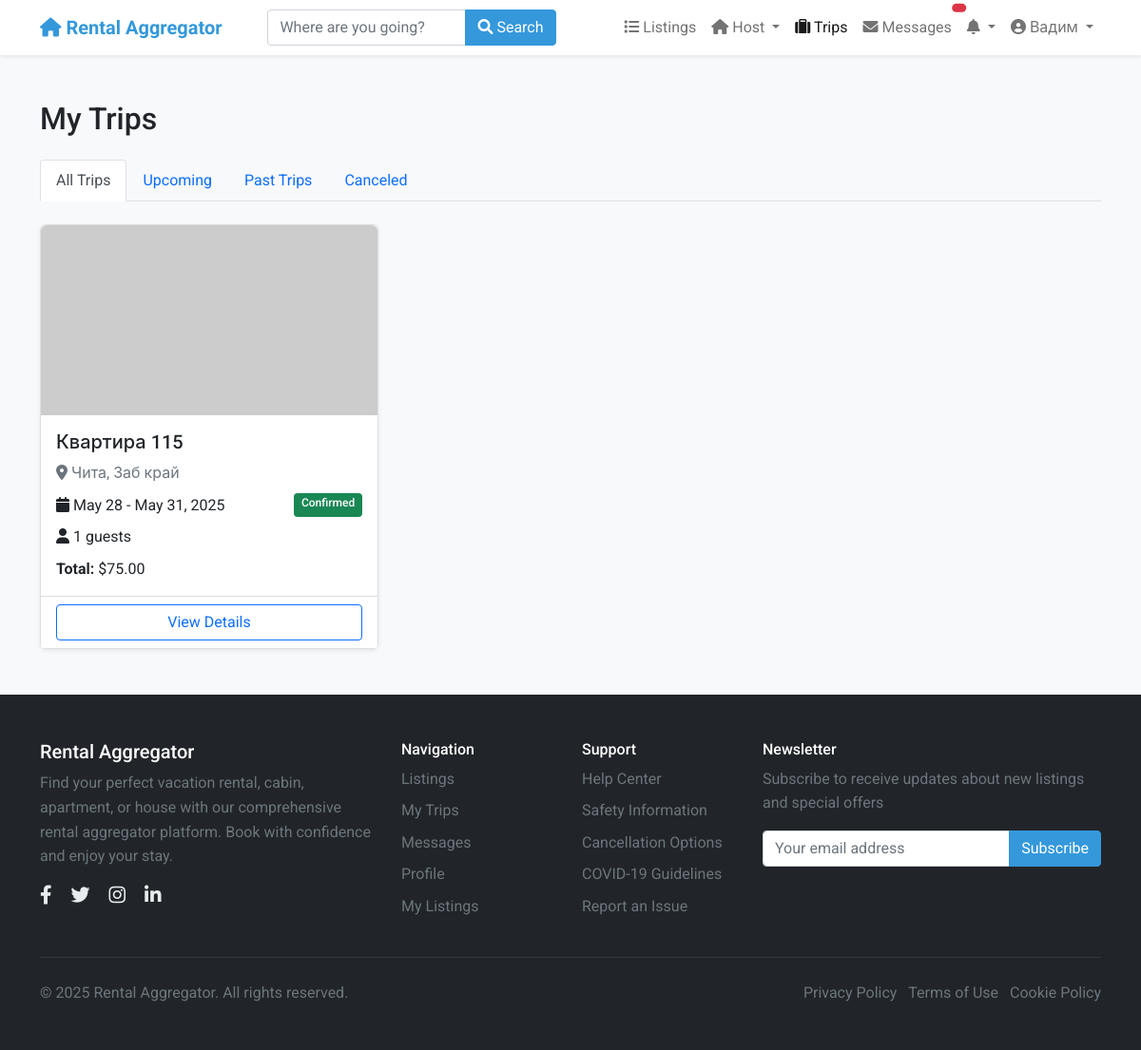
The page /listings/my-bookings/ (signed in) on the database its author committed.
### users/models.py (models this page shows, shortened)
class User(AbstractUser):
    phone_number = models.CharField(_("Phone number"), max_length=20, blank=True)
    profile_picture = models.URLField(_("Profile picture URL"), blank=True)
    bio = models.TextField(_("Bio"), blank=True)
    is_phone_verified = models.BooleanField(_("Phone verified"), default=False)
    is_id_verified = models.BooleanField(_("ID verified"), default=False)
    is_host = models.BooleanField(_("Is host"), default=False)
    is_guest = models.BooleanField(_("Is guest"), default=True)
    ROLE_CHOICES = [
        ('user', _('Regular User')),
        ('host', _('Host')),
        ('moderator', _('Moderator')),
        ('admin', _('Administrator')),
    ]
    role = models.CharField(_("Role"), max_length=20, choices=ROLE_CHOICES, default='user')
    email_notifications = models.BooleanField(_("Email notifications"), default=True)
    sms_notifications = models.BooleanField(_("SMS notifications"), default=False)
    date_joined = models.DateTimeField(_("Date joined"), auto_now_add=True)
    last_updated = models.DateTimeField(_("Last updated"), auto_now=True)
    class Meta:
        verbose_name = _("User")
        verbose_name_plural = _("Users")

### listings/models.py (models this page shows, shortened)
class Booking(models.Model):
    STATUS_CHOICES = [
        ('pending', _('Pending')),
        ('confirmed', _('Confirmed')),
        ('canceled', _('Canceled')),
        ('completed', _('Completed')),
    ]
    start_date = models.DateField(_("Check-in date"))
    end_date = models.DateField(_("Check-out date"))
    guests = models.PositiveSmallIntegerField(_("Number of guests"))
    status = models.CharField(_("Status"), max_length=20, choices=STATUS_CHOICES, default='pending')
    base_price = models.DecimalField(_("Base price"), max_digits=10, decimal_places=2)
    cleaning_fee = models.DecimalField(_("Cleaning fee"), max_digits=10, decimal_places=2)
    service_fee = models.DecimalField(_("Service fee"), max_digits=10, decimal_places=2)
    total_price = models.DecimalField(_("Total price"), max_digits=10, decimal_places=2)
    special_requests = models.TextField(_("Special requests"), blank=True)
    listing = models.ForeignKey(
        Listing,
        on_delete=models.CASCADE,
        related_name='bookings'
    )
    guest = models.ForeignKey(
        settings.AUTH_USER_MODEL,
        on_delete=models.CASCADE,
        related_name='bookings'
    )
    booking_reference = models.UUIDField(_("Booking reference"), default=uuid.uuid4, editable=False, unique=True)
    created_at = models.DateTimeField(_("Created at"), auto_now_add=True)
    updated_at = models.DateTimeField(_("Updated at"), auto_now=True)
    class Meta:
        verbose_name = _("Booking")
        verbose_name_plural = _("Bookings")
        ordering = ['-created_at']

class Listing(models.Model):
    title = models.CharField(_("Title"), max_length=100)
    description = models.TextField(_("Description"))
    address = models.CharField(_("Address"), max_length=255)
    city = models.CharField(_("City"), max_length=100)
    state = models.CharField(_("State/Province"), max_length=100)
    country = models.CharField(_("Country"), max_length=100)
    zip_code = models.CharField(_("ZIP/Postal Code"), max_length=20)
    latitude = models.DecimalField(_("Latitude"), max_digits=10, decimal_places=7, null=True, blank=True)
    longitude = models.DecimalField(_("Longitude"), max_digits=10, decimal_places=7, null=True, blank=True)
    price_per_night = models.DecimalField(_("Price per night"), max_digits=10, decimal_places=2)
    cleaning_fee = models.DecimalField(_("Cleaning fee"), max_digits=10, decimal_places=2, default=0)
    service_fee = models.DecimalField(_("Service fee"), max_digits=10, decimal_places=2, default=0)
    bedrooms = models.PositiveSmallIntegerField(_("Bedrooms"))
    bathrooms = models.DecimalField(_("Bathrooms"), max_digits=3, decimal_places=1)
    accommodates = models.PositiveSmallIntegerField(_("Accommodates"))
    property_type = models.CharField(_("Property type"), max_length=50)
    image_urls = models.JSONField(_("Image URLs"), default=list, null=True, blank=True)
    amenities = models.JSONField(_("Amenities"), default=list)
    house_rules = models.TextField(_("House rules"), blank=True)
    check_in_time = models.TimeField(_("Check-in time"), null=True, blank=True)
    check_out_time = models.TimeField(_("Check-out time"), null=True, blank=True)
    minimum_nights = models.PositiveSmallIntegerField(_("Minimum nights"), default=1)
    maximum_nights = models.PositiveSmallIntegerField(_("Maximum nights"), default=30)
    is_active = models.BooleanField(_("Is active"), default=True)
    is_approved = models.BooleanField(_("Is approved"), default=False)
    host = models.ForeignKey(
        settings.AUTH_USER_MODEL,
        on_delete=models.CASCADE,
        related_name='listings'
    )
    created_at = models.DateTimeField(_("Created at"), auto_now_add=True)
    updated_at = models.DateTimeField(_("Updated at"), auto_now=True)
    class Meta:
        verbose_name = _("Listing")
        verbose_name_plural = _("Listings")
        ordering = ['-created_at', '-id']
        ordering = ['-created_at']
    @property
    def main_image_url(self):
        if self.image_urls and len(self.image_urls) > 0:
            return self.image_urls[0]
        return "https://via.placeholder.com/800x600.png?text=No+Image+Available"

### listings/views.py (the view)
# urls.py: path('my-bookings/', views.user_bookings, name='user_bookings'),
@login_required
def user_bookings(request):
    bookings = Booking.objects.filter(guest=request.user).select_related('listing')
    status = request.GET.get('status')
    if status and status in [choice[0] for choice in Booking.STATUS_CHOICES]:
        bookings = bookings.filter(status=status)
    return render(request, 'listings/user_bookings.html', {
        'bookings': bookings,
        'status_choices': Booking.STATUS_CHOICES,
        'current_status': status
    })

### listings/templates/listings/user_bookings.html (shortened to what this page needs)
{% extends 'base.html' %}
{% load static %}
{% block content %}
<div class="container py-4">
    <div class="row">
        <div class="col-12">
            <h2 class="mb-4">My Trips</h2>
            <ul class="nav nav-tabs mb-4">
                <li class="nav-item">
                    <a class="nav-link {% if not current_status %}active{% endif %}" href="{% url 'listings:user_bookings' %}">
                        All Trips
                    </a>
                </li>
                <li class="nav-item">
                    <a class="nav-link {% if current_status == 'upcoming' %}active{% endif %}" href="{% url 'listings:user_bookings' %}?status=upcoming">
                        Upcoming
                    </a>
                </li>
                <li class="nav-item">
                    <a class="nav-link {% if current_status == 'completed' %}active{% endif %}" href="{% url 'listings:user_bookings' %}?status=completed">
                        Past Trips
                    </a>
                </li>
                <li class="nav-item">
                    <a class="nav-link {% if current_status == 'canceled' %}active{% endif %}" href="{% url 'listings:user_bookings' %}?status=canceled">
                        Canceled
                    </a>
                </li>
            </ul>
            {% if bookings %}
                <div class="row row-cols-1 row-cols-md-2 row-cols-lg-3 g-4">
                    {% for booking in bookings %}
                    <div class="col">
                        <div class="card h-100 shadow-sm">
                            <img src="{{ booking.listing.main_image_url }}" class="card-img-top" alt="{{ booking.listing.title }}">
                            <div class="card-body">
                                <h5 class="card-title">{{ booking.listing.title }}</h5>
                                <p class="card-text text-muted mb-2">
                                    <i class="fas fa-map-marker-alt"></i> {{ booking.listing.city }}, {{ booking.listing.state }}
                                </p>
                                <div class="d-flex justify-content-between mb-2">
                                    <span>
                                        <i class="fas fa-calendar"></i> {{ booking.start_date|date:"M d" }} - {{ booking.end_date|date:"M d, Y" }}
                                    </span>
                                    <span class="badge {% if booking.status == 'confirmed' %}bg-success{% elif booking.status == 'pending' %}bg-warning text-dark{% elif booking.status == 'canceled' %}bg-danger{% elif booking.status == 'completed' %}bg-secondary{% endif %}">
                                        {{ booking.get_status_display }}
                                    </span>
                                </div>
                                <p class="card-text mb-2">
                                    <i class="fas fa-user"></i> {{ booking.guests }} guests
                                </p>
                                <p class="card-text">
                                    <strong>Total:</strong> ${{ booking.total_price }}
                                </p>
                            </div>
                            <div class="card-footer bg-white">
                                <div class="d-grid">
                                    <a href="{% url 'listings:booking_detail' reference=booking.booking_reference %}" class="btn btn-outline-primary">
                                        View Details
                                    </a>
                                </div>
                            </div>
                        </div>
                    </div>
                    {% endfor %}
                </div>
            {% endif %}
        </div>
    </div>
</div>
{% endblock %}

### templates/includes/navbar.html (shortened to what this page needs)
<nav class="navbar navbar-expand-lg navbar-light bg-white shadow-sm">
    <div class="container">
        <a class="navbar-brand" href="{% url 'home' %}">
            <i class="fas fa-home"></i> Rental Aggregator
        </a>
        <div class="collapse navbar-collapse" id="navbarSupportedContent">
            <form class="d-flex mx-auto my-2 my-lg-0" action="{% url 'listings:listing_list' %}" method="get">
                <div class="input-group">
                    <input class="form-control" type="search" name="location" placeholder="Where are you going?"
                           aria-label="Search" value="{{ request.GET.location|default:'' }}">
                    <button class="btn btn-primary" type="submit">
                        <i class="fas fa-search"></i> Search
                    </button>
                </div>
            </form>
            <ul class="navbar-nav ms-auto mb-2 mb-lg-0">
                <li class="nav-item">
                    <a class="nav-link {% if request.resolver_match.url_name == 'listing_list' %}active{% endif %}"
                       href="{% url 'listings:listing_list' %}">
                        <i class="fas fa-list"></i> Listings
                    </a>
                </li>
                {% if user.is_authenticated %}
                    {% if user.is_host %}
                    <li class="nav-item dropdown">
                        <a class="nav-link dropdown-toggle" href="#" id="hostDropdown" role="button"
                           data-bs-toggle="dropdown" aria-expanded="false">
                            <i class="fas fa-home"></i> Host
                        </a>
                    </li>
                    {% else %}
                    <li class="nav-item">
                        <a class="nav-link" href="{% url 'listings:listing_create' %}">
                            <i class="fas fa-plus"></i> Become a Host
                        </a>
                    </li>
                    {% endif %}
                    <li class="nav-item">
                        <a class="nav-link {% if request.resolver_match.url_name == 'user_bookings' %}active{% endif %}"
                           href="{% url 'listings:user_bookings' %}">
                            <i class="fas fa-suitcase"></i> Trips
                        </a>
                    </li>
                    <li class="nav-item">
                        <a class="nav-link position-relative {% if 'chat' in request.path %}active{% endif %}"
                           href="{% url 'chat:conversation_list' %}">
                            <i class="fas fa-envelope"></i> Messages
                            <span id="message-badge" class="position-absolute top-0 start-100 translate-middle badge rounded-pill bg-danger"
                                  hx-get="{% url 'chat:get_unread_count' %}"
                                  hx-trigger="load, every 30s"
                                  hx-swap="innerHTML">
                            </span>
                        </a>
                    </li>
                    <li class="nav-item dropdown">
                        <a class="nav-link dropdown-toggle position-relative" href="#" id="notificationDropdown"
                           role="button" data-bs-toggle="dropdown" aria-expanded="false"
                           onclick="loadNotifications()">
                            <i class="fas fa-bell"></i>
                        </a>
                    </li>
                    <li class="nav-item dropdown">
                        <a class="nav-link dropdown-toggle" href="#" id="userDropdown" role="button"
                           data-bs-toggle="dropdown" aria-expanded="false">
                            {% if user.profile_picture %}
                                <img src="{{ user.profile_picture }}" alt="{{ user.username }}" class="user-avatar sm me-1">
                            {% else %}
                                <i class="fas fa-user-circle"></i>
                            {% endif %}
                            {{ user.username }}
                        </a>
                    </li>
                {% endif %}
            </ul>
        </div>
    </div>
</nav>

### static/css/global.css (style rules this page uses)
:root { --primary-color: #3498db; --primary-dark: #2980b9; --secondary-color: #e74c3c; --secondary-dark: #c0392b; --accent-color: #f39c12; --light-gray: #f8f9fa; --medium-gray: #e9ecef; --dark-gray: #343a40; --success-color: #2ecc71; --warning-color: #f1c40f; --danger-color: #e74c3c; --info-color: #3498db; --text-color: #212529; --text-muted: #6c757d; --border-radius: 0.375rem; --box-shadow: 0 0.125rem 0.25rem rgba(0, 0, 0, 0.075); --transition: all 0.3s ease; }
body { font-family: 'Roboto', -apple-system, BlinkMacSystemFont, 'Segoe UI', Roboto, Oxygen, Ubuntu, Cantarell, 'Open Sans', 'Helvetica Neue', sans-serif; color: var(--text-color); line-height: 1.6; background-color: var(--light-gray); }
a { color: var(--primary-color); text-decoration: none; transition: var(--transition); }
.btn-primary { background-color: var(--primary-color); border-color: var(--primary-color); }
.card { border-radius: var(--border-radius); box-shadow: var(--box-shadow); transition: var(--transition); border: 1px solid rgba(0, 0, 0, 0.125); }
.card-img-top { border-top-left-radius: var(--border-radius); border-top-right-radius: var(--border-radius); height: 200px; object-fit: cover; }
.navbar { box-shadow: 0 1px 3px rgba(0, 0, 0, 0.1); }
.navbar-brand { font-weight: 700; color: var(--primary-color) !important; }
.badge { font-weight: 500; }

### rows shown on the page
User: username "Вадим"
Booking: listing "Квартира 115", listing.city "Чита", listing.state "Заб край", start_date "May 28", end_date "May 31, 2025", status "Confirmed", guests "1", total_price "75.00"
